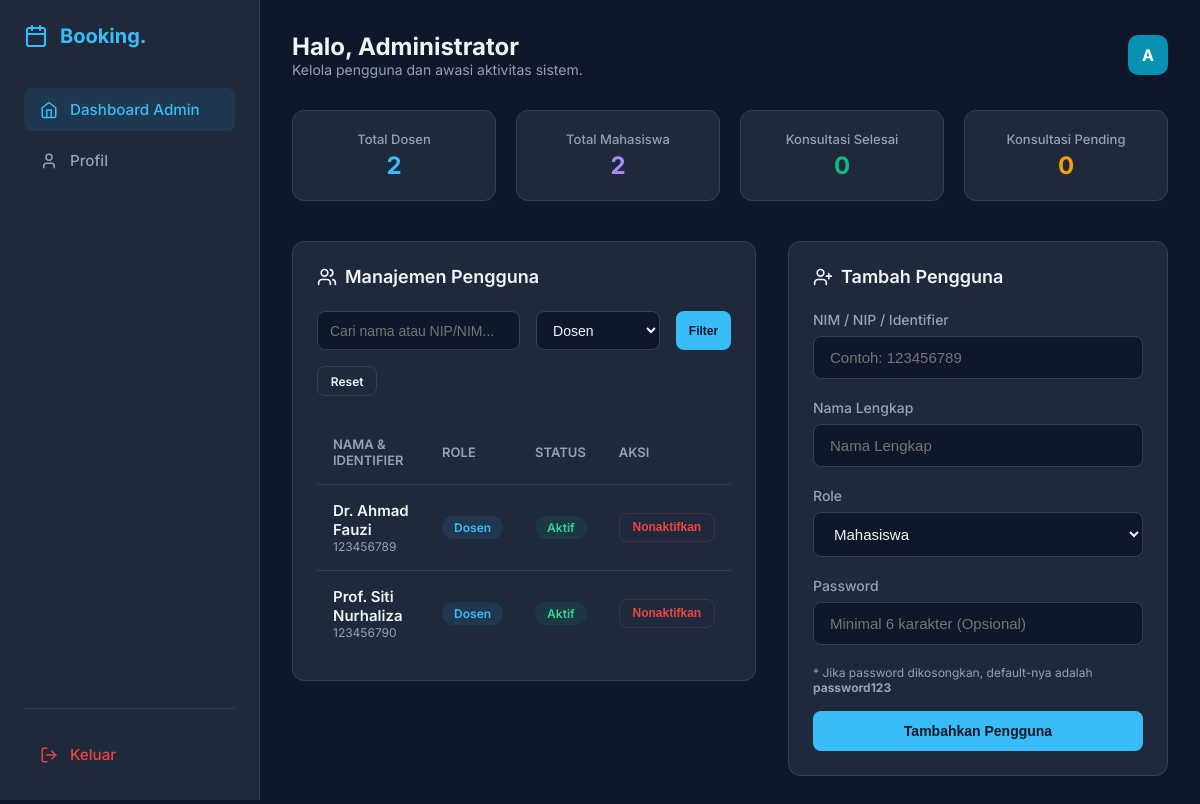
/admin/dashboard.php?role=dosen (signed in), run on the app's committed database.
### tables this page shows
CREATE TABLE users (
    id          INT AUTO_INCREMENT PRIMARY KEY,
    identifier  VARCHAR(50)  NOT NULL UNIQUE,    
    nama        VARCHAR(100) NOT NULL,
    password    VARCHAR(255) NOT NULL,            
    role        ENUM('mahasiswa','dosen','admin') NOT NULL,
    is_active   TINYINT(1)   NOT NULL DEFAULT 1,
    created_at  TIMESTAMP    NOT NULL DEFAULT CURRENT_TIMESTAMP,

    INDEX idx_identifier (identifier),
    INDEX idx_role (role)

);

### includes/auth.php (called while the page is built, shortened)
<?php
function require_role(string $role): ?array {
    return [
        'user_id' => $_SESSION['user_id'],
        'nama'    => $_SESSION['nama']    ?? '',
        'role'    => $_SESSION['role']    ?? '',
    ];
}

### admin/dashboard.php (the view, shortened to what this page needs)
<?php
require_once '../includes/auth.php';
$user = require_role('admin');
$pdo = get_pdo();
$stmt = $pdo->query("SELECT role, COUNT(*) as count FROM users GROUP BY role");
$users_count = ['mahasiswa' => 0, 'dosen' => 0, 'admin' => 0];
while ($row = $stmt->fetch()) {
    $users_count[$row['role']] = $row['count'];
}
$booking_count = ['pending' => 0, 'selesai' => 0];
$filter_role = $_GET['role'] ?? '';
$search = $_GET['search'] ?? '';
$sql = "SELECT id, identifier, nama, role, is_active, created_at FROM users WHERE id != ?";
$params = [$user['user_id']];
if ($filter_role) {
    $sql .= " AND role = ?";
    $params[] = $filter_role;
}
$sql .= " ORDER BY created_at DESC";
$stmt = $pdo->prepare($sql);
$stmt->execute($params);
$users_list = $stmt->fetchAll();
function get_initials(string $nama): string {
    $words = array_filter(explode(' ', trim($nama)));
    $init  = '';
    foreach (array_slice(array_values($words), 0, 2) as $w) {
        $init .= strtoupper($w[0]);
    }
    return $init;
}
function get_avatar_color(string $nama): string {
    $colors = ['#4F46E5','#7C3AED','#059669','#DC2626','#D97706','#0891B2'];
    $firstChar = !empty($nama) ? ord($nama[0]) : 0;
    return $colors[$firstChar % count($colors)];
}
?>
<!DOCTYPE html>
<html lang="id">
<head>
</head>
<body>
<aside class="sidebar">
    <a href="/admin/dashboard.php" class="sidebar-brand">
        <span>Booking.</span>
    </a>
    <nav class="sidebar-nav">
        <a href="/admin/dashboard.php" class="nav-item active">
            <svg xmlns="http://www.w3.org/2000/svg" width="18" height="18" viewBox="0 0 24 24" fill="none" stroke="currentColor" stroke-width="2" stroke-linecap="round" stroke-linejoin="round"><path d="m3 9 9-7 9 7v11a2 2 0 0 1-2 2H5a2 2 0 0 1-2-2z"/><polyline points="9 22 9 12 15 12 15 22"/></svg>
            Dashboard Admin
        </a>
        <a href="/profil.php" class="nav-item">
            <svg xmlns="http://www.w3.org/2000/svg" width="18" height="18" viewBox="0 0 24 24" fill="none" stroke="currentColor" stroke-width="2" stroke-linecap="round" stroke-linejoin="round"><path d="M19 21v-2a4 4 0 0 0-4-4H9a4 4 0 0 0-4 4v2"/><circle cx="12" cy="7" r="4"/></svg>
            Profil
        </a>
    </nav>
    <div class="sidebar-footer">
        <a href="/logout.php" class="nav-item" style="color: var(--red)">
            <svg xmlns="http://www.w3.org/2000/svg" width="18" height="18" viewBox="0 0 24 24" fill="none" stroke="currentColor" stroke-width="2" stroke-linecap="round" stroke-linejoin="round"><path d="M9 21H5a2 2 0 0 1-2-2V5a2 2 0 0 1 2-2h4"/><polyline points="16 17 21 12 16 7"/><line x1="21" x2="9" y1="12" y2="12"/></svg>
            Keluar
        </a>
    </div>
</aside>
<main class="main-content">
    <header class="header">
        <div>
            <h1 style="font-size: 1.5rem; font-weight: 700;">Halo, <?= htmlspecialchars($user['nama']) ?></h1>
            <p style="color: var(--text-muted); font-size: 0.875rem;">Kelola pengguna dan awasi aktivitas sistem.</p>
        </div>
        <div class="user-profile">
            <div class="avatar" style="background:<?= htmlspecialchars(get_avatar_color($user['nama'])) ?>">
                <?= htmlspecialchars(get_initials($user['nama'])) ?>
            </div>
        </div>
    </header>
    <div class="stats-grid">
        <div class="stat-card">
            <div class="stat-label">Total Dosen</div>
            <div class="stat-value" style="color: var(--accent)"><?= (int)$users_count['dosen'] ?></div>
        </div>
        <div class="stat-card">
            <div class="stat-label">Total Mahasiswa</div>
            <div class="stat-value" style="color: var(--purple, #a78bfa)"><?= (int)$users_count['mahasiswa'] ?></div>
        </div>
        <div class="stat-card">
            <div class="stat-label">Konsultasi Selesai</div>
            <div class="stat-value" style="color: var(--green)"><?= (int)$booking_count['selesai'] ?></div>
        </div>
        <div class="stat-card">
            <div class="stat-label">Konsultasi Pending</div>
            <div class="stat-value" style="color: var(--yellow)"><?= (int)$booking_count['pending'] ?></div>
        </div>
    </div>
    <div class="dashboard-layout">
        <div>
            <section class="section-card">
                <div class="section-title">
                    Manajemen Pengguna
                </div>
                <form class="filter-bar" method="GET">
                    <input type="text" name="search" placeholder="Cari nama atau NIP/NIM..." class="filter-input" value="<?= htmlspecialchars($search) ?>" style="flex: 1; min-width: 200px;">
                    <select name="role" class="filter-input">
                        <option value="dosen" <?= $filter_role === 'dosen' ? 'selected' : '' ?>>Dosen</option>
                    </select>
                    <button type="submit" class="btn btn-primary btn-sm">Filter</button>
                    <?php if ($filter_role || $search): ?>
                        <a href="/admin/dashboard.php" class="btn btn-outline btn-sm">Reset</a>
                    <?php endif; ?>
                </form>
                <div class="table-container">
                    <table>
                        <thead>
                            <tr>
                                <th>Nama & Identifier</th>
                                <th>Role</th>
                                <th>Status</th>
                                <th>Aksi</th>
                            </tr>
                        </thead>
                        <tbody>
                            <?php if (empty($users_list)): ?>
                                <tr><td colspan="4" style="text-align: center; color: var(--text-muted);">Pengguna tidak ditemukan.</td></tr>
                            <?php else: ?>
                                <?php foreach ($users_list as $u): ?>
                                <tr>
                                    <td>
                                        <div style="font-weight: 600;"><?= htmlspecialchars($u['nama']) ?></div>
                                        <div style="font-size: 0.75rem; color: var(--text-muted);"><?= htmlspecialchars($u['identifier']) ?></div>
                                    </td>
                                    <td>
                                        <?php
                                        $rc = 'badge-dosen';
                                        ?>
                                        <span class="badge <?= $rc ?>"><?= ucfirst($u['role']) ?></span>
                                    </td>
                                    <td>
                                        <?php if ($u['is_active']): ?>
                                            <span class="badge badge-success">Aktif</span>
                                        <?php else: ?>
                                            <span class="badge badge-danger">Nonaktif</span>
                                        <?php endif; ?>
                                    </td>
                                    <td>
                                        <form method="POST" action="/admin/action_user.php" style="display:inline-block;" onsubmit="return confirm('Ubah status pengguna ini?')">
                                            <?php if ($u['is_active']): ?>
                                                <button type="submit" class="btn btn-outline btn-sm" style="color: var(--red); border-color: rgba(239, 68, 68, 0.2)">Nonaktifkan</button>
                                            <?php else: ?>
                                                <button type="submit" class="btn btn-outline btn-sm" style="color: var(--green); border-color: rgba(16, 185, 129, 0.2)">Aktifkan</button>
                                            <?php endif; ?>
                                        </form>
                                    </td>
                                </tr>
                                <?php endforeach; ?>
                            <?php endif; ?>
                        </tbody>
                    </table>
                </div>
            </section>
        </div>
        <div>
            <section class="section-card">
                <div class="section-title">
                    Tambah Pengguna
                </div>
                <form method="POST" action="/admin/action_user.php">
                    <div class="form-group">
                        <label>NIM / NIP / Identifier</label>
                        <input type="text" name="identifier" required placeholder="Contoh: 123456789">
                    </div>
                    <div class="form-group">
                        <label>Nama Lengkap</label>
                        <input type="text" name="nama" required placeholder="Nama Lengkap">
                    </div>
                    <div class="form-group">
                        <label>Role</label>
                        <select name="role" required>
                            <option value="mahasiswa">Mahasiswa</option>
                        </select>
                    </div>
                    <div class="form-group">
                        <label>Password</label>
                        <input type="text" name="password" placeholder="Minimal 6 karakter (Opsional)">
                    </div>
                    <div style="font-size: 0.75rem; color: var(--text-muted); margin-bottom: 1rem;">
                        * Jika password dikosongkan, default-nya adalah <strong>password123</strong>
                    </div>
                    <button type="submit" class="btn btn-primary" style="width: 100%">Tambahkan Pengguna</button>
                </form>
            </section>
        </div>
    </div>
</main>
</body>
</html>

### admin/dashboard.php (style rules this page uses)
*, *::before, *::after { box-sizing: border-box; margin: 0; padding: 0; }
:root { --bg-base : #0f172a; --bg-sidebar: #1e293b; --bg-card : #1e293b; --bg-input : #0f172a; --border : #334155; --text-main : #f1f5f9; --text-muted: #94a3b8; --accent : #38bdf8; --accent-hover : #0ea5e9; --green : #10b981; --yellow : #f59e0b; --red : #ef4444; --radius : 12px; --sidebar-width: 260px; }
body { font-family: 'Inter', system-ui, sans-serif; background: var(--bg-base); color: var(--text-main); min-height: 100vh; display: flex; }
.sidebar { width: var(--sidebar-width); background: var(--bg-sidebar); border-right: 1px solid var(--border); height: 100vh; position: sticky; top: 0; display: flex; flex-direction: column; padding: 1.5rem; flex-shrink: 0; }
.sidebar-brand { display: flex; align-items: center; gap: 0.75rem; font-weight: 700; font-size: 1.25rem; color: var(--accent); margin-bottom: 2.5rem; text-decoration: none; }
.sidebar-nav { display: flex; flex-direction: column; gap: 0.5rem; flex: 1; }
.nav-item { display: flex; align-items: center; gap: 0.75rem; padding: 0.75rem 1rem; color: var(--text-muted); text-decoration: none; border-radius: 8px; font-size: 0.95rem; font-weight: 500; transition: all 0.2s; }
.nav-item:hover, .nav-item.active { background: rgba(56, 189, 248, 0.1); color: var(--accent); }
.sidebar-footer { padding-top: 1.5rem; border-top: 1px solid var(--border); }
.main-content { flex: 1; padding: 2rem; max-width: 1200px; margin: 0 auto; width: 100%; overflow: hidden; }
.header { display: flex; justify-content: space-between; align-items: center; margin-bottom: 2rem; }
.user-profile { display: flex; align-items: center; gap: 1rem; }
.avatar { width: 40px; height: 40px; border-radius: 10px; display: flex; align-items: center; justify-content: center; font-weight: 700; color: white; }
.stats-grid { display: grid; grid-template-columns: repeat(auto-fit, minmax(200px, 1fr)); gap: 1.25rem; margin-bottom: 2.5rem; }
.stat-card { background: var(--bg-card); border: 1px solid var(--border); border-radius: var(--radius); padding: 1.25rem; text-align: center; }
.stat-label { color: var(--text-muted); font-size: 0.8125rem; font-weight: 500; margin-bottom: 0.25rem; }
.stat-value { font-size: 1.5rem; font-weight: 700; }
.dashboard-layout { display: grid; grid-template-columns: 1fr 380px; gap: 2rem; }
.section-card { background: var(--bg-card); border: 1px solid var(--border); border-radius: var(--radius); padding: 1.5rem; margin-bottom: 1.5rem; overflow: hidden; }
.section-title { font-size: 1.125rem; font-weight: 600; margin-bottom: 1.5rem; display: flex; align-items: center; gap: 0.5rem; }
.form-group { margin-bottom: 1.25rem; }
.form-group label { display: block; margin-bottom: 0.5rem; font-size: 0.875rem; font-weight: 500; color: var(--text-muted); }
.form-group input, .form-group select { width: 100%; padding: 0.75rem 1rem; background: var(--bg-input); border: 1px solid var(--border); border-radius: 8px; color: var(--text-main); font-size: 0.9375rem; }
.btn { display: inline-flex; align-items: center; justify-content: center; gap: 0.5rem; padding: 0.75rem 1.25rem; border-radius: 8px; font-weight: 600; font-size: 0.875rem; cursor: pointer; transition: all 0.2s; border: none; text-decoration: none; }
.btn-primary { background: var(--accent); color: #0f172a; }
.btn-outline { background: transparent; border: 1px solid var(--border); color: var(--text-main); }
.btn-sm { padding: 0.4rem 0.8rem; font-size: 0.75rem; }
.table-container { overflow-x: auto; }
table { width: 100%; border-collapse: collapse; }
th { text-align: left; padding: 1rem; color: var(--text-muted); font-size: 0.8125rem; font-weight: 600; text-transform: uppercase; border-bottom: 1px solid var(--border); }
td { padding: 1rem; border-bottom: 1px solid var(--border); font-size: 0.9375rem; }
tr:last-child td { border-bottom: none; }
.badge { display: inline-flex; align-items: center; padding: 0.25rem 0.75rem; border-radius: 9999px; font-size: 0.75rem; font-weight: 600; }
.badge-success { background: rgba(16, 185, 129, 0.1); color: #34d399; }
.badge-dosen { background: rgba(56, 189, 248, 0.1); color: #38bdf8; }
.filter-bar { display: flex; gap: 1rem; margin-bottom: 1.5rem; flex-wrap: wrap; }
.filter-input { padding: 0.6rem 0.75rem; background: var(--bg-input); border: 1px solid var(--border); border-radius: 8px; color: var(--text-main); font-size: 0.875rem; }

### data on the page
users: id "2", nama "Dr. Ahmad Fauzi", identifier "123456789", role "Dosen", is_active "Aktif"
users: nama "Prof. Siti Nurhaliza", identifier "123456790", role "Dosen", is_active "Aktif"

### other printed values
$user['nama'] "Administrator"
get_initials($user['nama']) "A"
$booking_count['selesai'] "0"
$booking_count['pending'] "0"
